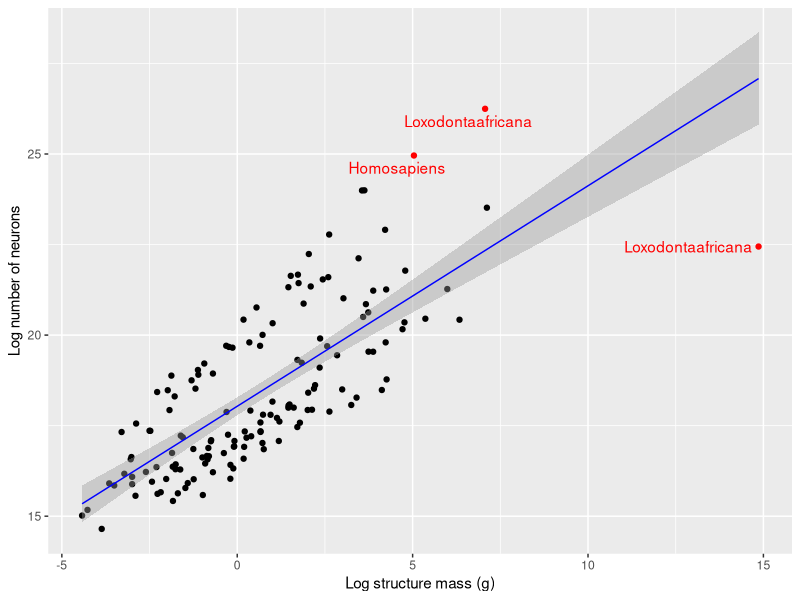
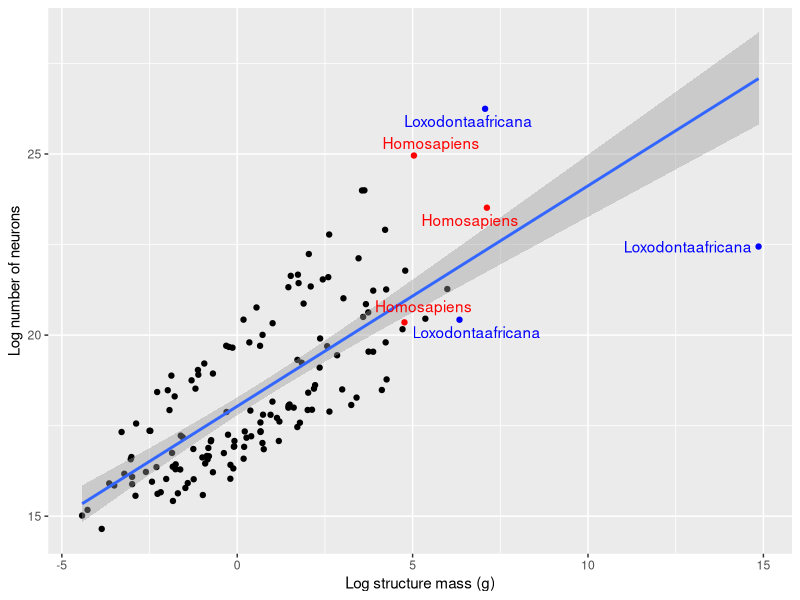
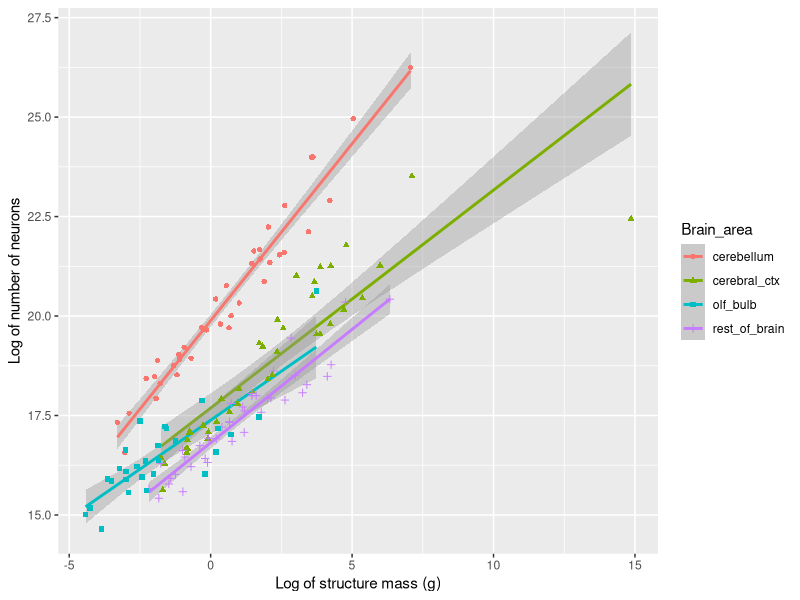
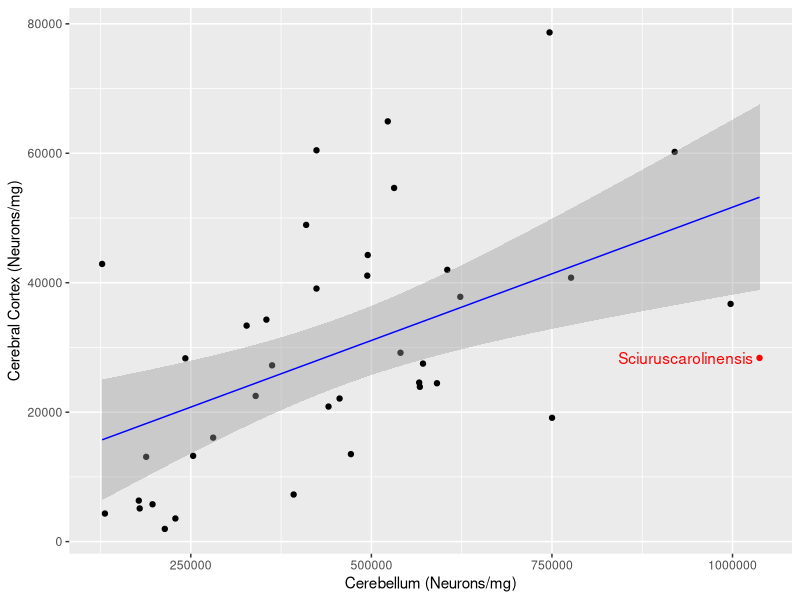
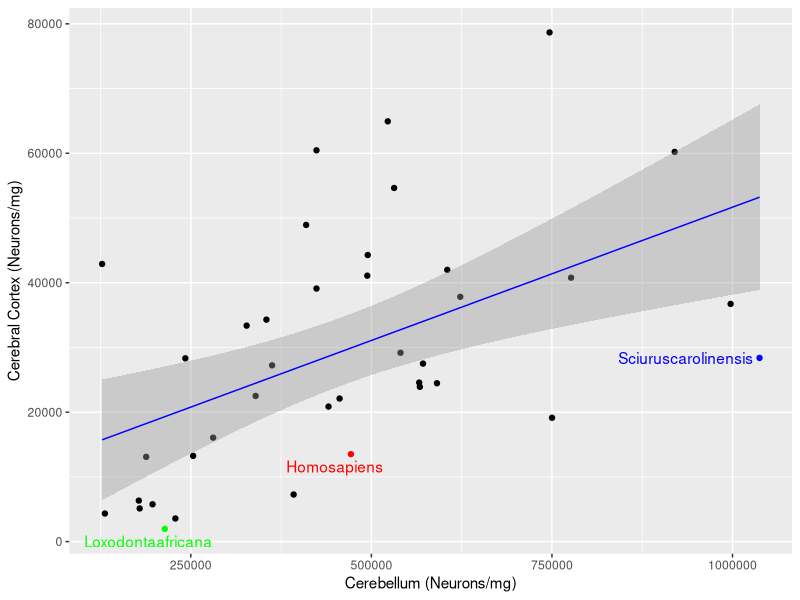
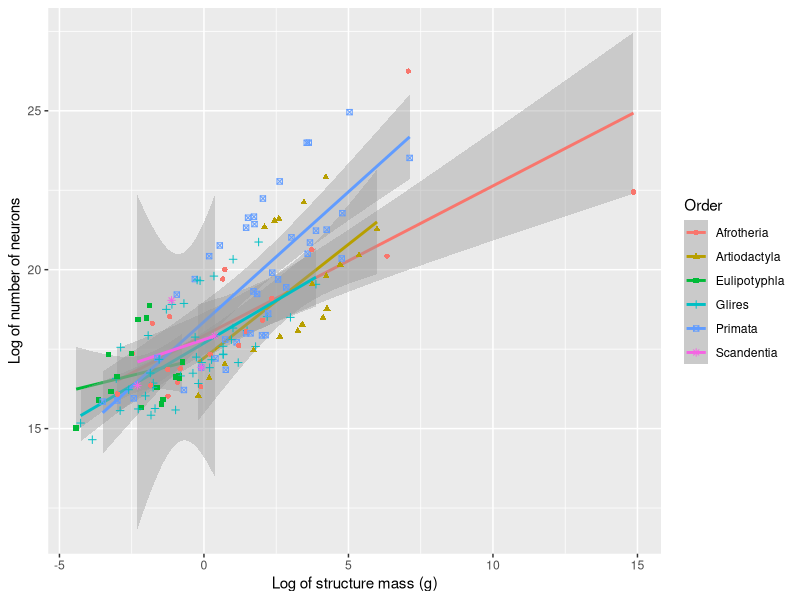
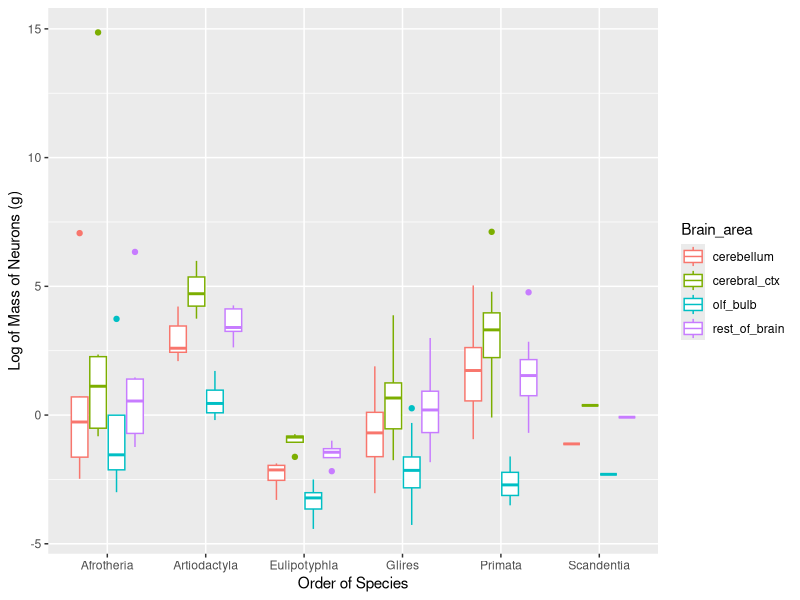
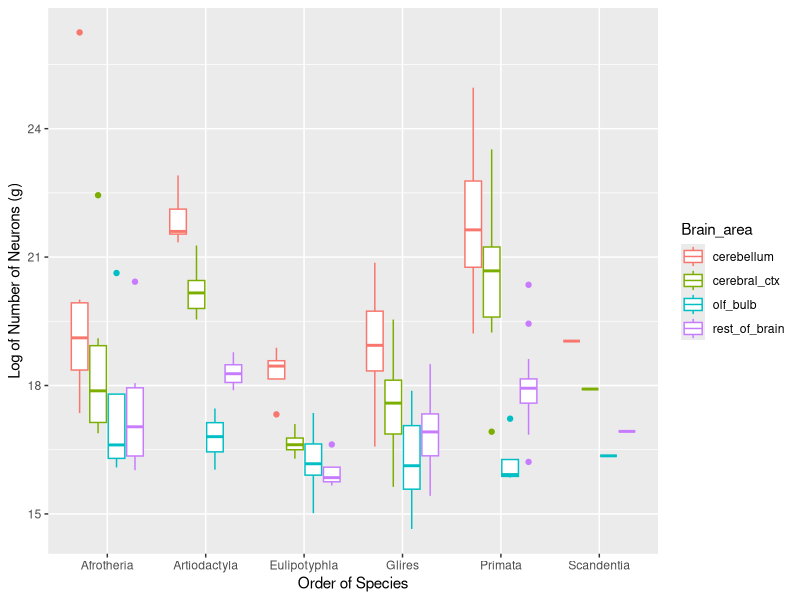

These figures' R source, in order:
## ---- chunk 1
knitr::opts_chunk$set(echo = TRUE)
library(ggplot2)
library(magrittr)
library(gdata)
library(ggrepel)
library(dplyr)
library(cowplot)
## ---- chunk 2
#load data

hh <- read.csv("../data/cleaned/herculano-houtzel-all.csv")

#Separating different brain areas

cerebellum_dat <- hh[which(hh$Brain_area == 'cerebellum'),]
cerebral_ctx_dat <- hh[which(hh$Brain_area == 'cerebral_ctx'), ]
olf_bulb_dat <- hh[which(hh$Brain_area == 'olf_bulb'), ]
whole_brain_dat <- hh[which(hh$Brain_area == 'whole_brain'), ]
rest_of_brain_dat <- hh[which(hh$Brain_area == 'rest_of_brain'), ]

cerebellum_dat
cerebral_ctx_dat
olf_bulb_dat
whole_brain_dat
rest_of_brain_dat

## ---- chunk 3

#define reg_func for abline

reg_func <- lm(log(N_neurons) ~ log(Mass_g), data = hh)
coeff = coefficients(reg_func)
slp = round(coeff[2],1)
inp = round(coeff[1],1)

#equation of the regression line

eq = paste0("y = ", slp, "*x + ", inp)
## ---- chunk 4

#define x and y axis variables

wt <- log(hh$Mass_g)
neur <- log(hh$N_neurons)

#Define the upper and lower limit of outliers for x- and y-axes

##Defining Q1, Q3, upperlimit, and lowerlimit of x-axis (Mass(g))

Quart_for_wt <- quantile(wt)

Q3_for_wt <- Quart_for_wt[4]
Q1_for_wt <- Quart_for_wt[2]

upperlimit_for_wt <- Q3_for_wt + 1.5*IQR(wt)
lowerlimit_for_wt <- Q1_for_wt - 1.5*IQR(wt)

#Defining Q1, Q3, upperlimit, and lowerlimit of x-axis (Mass(g))

Quart_for_neur <- quantile(neur)

Q3_for_neur <- Quart_for_neur[4]
Q1_for_neur <- Quart_for_neur[2]

upperlimit_for_neur <- Q3_for_neur + 1.5*IQR(neur)
lowerlimit_for_neur <- Q1_for_neur - 1.5*IQR(neur)

#Plot the data with outliers

hh %>%
    ggplot() +
    aes(x = wt, y = neur) +
    labs(x = "Log structure mass (g)", y = "Log number of neurons") +
    geom_point(col = ifelse((wt > upperlimit_for_wt | 
                               neur > upperlimit_for_neur | 
                               wt < lowerlimit_for_wt | 
                               neur < lowerlimit_for_neur), "red", "black")) +
    geom_smooth(method = "lm" ,color = "blue", size = 0.5) +
    geom_text_repel(aes(label = ifelse((wt > upperlimit_for_wt | 
                                          neur> upperlimit_for_neur | 
                                          wt < lowerlimit_for_wt | 
                                          neur < lowerlimit_for_neur), 
                                       paste0(Species), "")), col = "red")
## ---- chunk 5

centerText(eq)

## ---- chunk 6
#plot same data with 'homosapiens' and 'loxodontaafricans' labelled

hh %>%
    ggplot() +
    aes(x = wt, y = neur) +
    labs(x = "Log structure mass (g)", y = "Log number of neurons") +
    geom_point(col = ifelse(hh$Species == "Homosapiens", "red",
                            (ifelse(hh$Species == "Loxodontaafricana", "blue", "black")))) +
    #geom_abline(intercept = inp, slope = slp, color = "blue", size = 0.5) +
    geom_smooth(method="lm") +
    geom_text_repel(aes(label = ifelse(hh$Species == "Homosapiens", paste0(Species),
                                (ifelse(hh$Species == "Loxodontaafricana", paste0(Species), "")))),
                                      col = ifelse(hh$Species == "Homosapiens", "red",
                                            (ifelse(hh$Species == "Loxodontaafricana", "blue", "black"))))

## ---- chunk 7
# Plot with diff shape, color for brain areas
# Worked on in lab meeting 2017-10-19
All1 <- hh %>%
  select(Species, Mass_g, N_neurons, Brain_area) %>%
  group_by(Species) %>% 
  # mutate(Whole_brain_g = sum(Mass_g), Whole_brain_n = sum(N_neurons)) %>%
  ggplot() +
  aes(x=log(Mass_g), y=log(N_neurons), shape=Brain_area, color=Brain_area) +
  labs(x = "Log of structure mass (g)", y = "Log of number of neurons") +
  geom_smooth(method = "lm") +
  geom_point()
All1
## ---- chunk 8

#Take logs for neurons and mass

cerebellum_mass <- log(cerebellum_dat$Mass_g)
cerebellum_neur <- log(cerebellum_dat$N_neurons)

#Define quartiles for cerebellum data points

Quartile_cerebellum_mass <- quantile(cerebellum_mass)
Quartile_cerebellum_neurons <- quantile(cerebellum_neur)

#Define Q1 and Q3 for Mass_g and N_neurons

cerebellum_q1_mass <- Quartile_cerebellum_mass[2]
cerebellum_q3_mass <- Quartile_cerebellum_mass[4]

cerebellum_q1_neurons <- Quartile_cerebellum_neurons[2]
cerebellum_q3_neurons <- Quartile_cerebellum_neurons[4]

#Define the upper and lower limits for outliers

UL_cerebellum_mass <- cerebellum_q3_mass + IQR(cerebellum_mass)
LL_cerebellum_mass <- cerebellum_q1_mass - IQR(cerebellum_mass)

UL_cerebellum_neurons <- cerebellum_q3_neurons + IQR(cerebellum_neur)
LL_cerebellum_neurons <- cerebellum_q1_neurons - IQR(cerebellum_neur)

#Plot for cerebellum data only and finding only its outliers

cerebellum <- cerebellum_dat %>%
  ggplot()+
  aes(x = cerebellum_mass, y = cerebellum_neur) +
  labs(x = "Log structure mass (g)", y = "Log number of neurons") +
  geom_smooth(method = "lm", col = "coral2") +
  geom_point(col = ifelse(cerebellum_mass > UL_cerebellum_mass |
                          cerebellum_neur > UL_cerebellum_neurons |
                          cerebellum_mass < LL_cerebellum_mass |
                          cerebellum_neur < LL_cerebellum_neurons, "coral2", "black")) +
  geom_text_repel(aes(label = ifelse(cerebellum_mass > UL_cerebellum_mass |
                          cerebellum_neur > UL_cerebellum_neurons |
                          cerebellum_mass < LL_cerebellum_mass |
                          cerebellum_neur < LL_cerebellum_neurons, paste(cerebellum_dat$Species), "")),
                                      col = ifelse(cerebellum_mass > UL_cerebellum_mass |
                          cerebellum_neur > UL_cerebellum_neurons |
                          cerebellum_mass < LL_cerebellum_mass |
                          cerebellum_neur < LL_cerebellum_neurons, "coral2", "black"))
## ---- chunk 9

#Take logs for neurons and mass

cerebral_ctx_mass <- log(cerebral_ctx_dat$Mass_g)
cerebral_ctx_neur <- log(cerebral_ctx_dat$N_neurons)

#Define quartiles for cerebellum data points

Quartile_cerebral_ctx_mass <- quantile(cerebral_ctx_mass)
Quartile_cerebral_ctx_neurons <- quantile(cerebral_ctx_neur)

#Define Q1 and Q3 for Mass_g and N_neurons

cerebral_ctx_q1_mass <- Quartile_cerebral_ctx_mass[2]
cerebral_ctx_q3_mass <- Quartile_cerebral_ctx_mass[4]

cerebral_ctx_q1_neurons <- Quartile_cerebral_ctx_neurons[2]
cerebral_ctx_q3_neurons <- Quartile_cerebral_ctx_neurons[4]

#Define the upper and lower limits for outliers

UL_cerebral_ctx_mass <- cerebral_ctx_q3_mass + IQR(cerebral_ctx_mass)
LL_cerebral_ctx_mass <- cerebral_ctx_q1_mass - IQR(cerebral_ctx_mass)

UL_cerebral_ctx_neurons <- cerebral_ctx_q3_neurons + IQR(cerebral_ctx_neur)
LL_cerebral_ctx_neurons <- cerebral_ctx_q1_neurons - IQR(cerebral_ctx_neur)

#Plot for cerebellum data only and finding only its outliers

cerebral<- cerebral_ctx_dat %>%
  ggplot()+
  aes(x = cerebral_ctx_mass, y = cerebral_ctx_neur) +
  labs(x = "Log structure mass (g)", y = "Log number of neurons") +
  geom_smooth(method = "lm", col = "chartreuse4") +
  geom_point(col = ifelse(cerebral_ctx_mass > UL_cerebral_ctx_mass |
                          cerebral_ctx_neur > UL_cerebral_ctx_neurons |
                          cerebral_ctx_mass < LL_cerebral_ctx_mass |
                          cerebral_ctx_neur < LL_cerebral_ctx_neurons, "chartreuse4", "black"), shape = 17) +
  geom_text_repel(aes(label = ifelse(cerebral_ctx_mass > UL_cerebral_ctx_mass |
                          cerebral_ctx_neur > UL_cerebral_ctx_neurons |
                          cerebral_ctx_mass < LL_cerebral_ctx_mass |
                          cerebral_ctx_neur < LL_cerebral_ctx_neurons, paste(cerebral_ctx_dat$Species), "")),
                                      col = ifelse(cerebral_ctx_mass > UL_cerebral_ctx_mass |
                          cerebral_ctx_neur > UL_cerebral_ctx_neurons |
                          cerebral_ctx_mass < LL_cerebral_ctx_mass |
                          cerebral_ctx_neur < LL_cerebral_ctx_neurons, "chartreuse4", "black"))
## ---- chunk 10

#Take logs for neurons and mass

olf_bulb_mass <- log(olf_bulb_dat$Mass_g)
olf_bulb_neur <- log(olf_bulb_dat$N_neurons)

#Define quartiles for cerebellum data points

Quartile_olf_bulb_mass <- quantile(olf_bulb_mass)
Quartile_olf_bulb_neurons <- quantile(olf_bulb_neur)

#Define Q1 and Q3 for Mass_g and N_neurons

olf_bulb_q1_mass <- Quartile_olf_bulb_mass[2]
olf_bulb_q3_mass <- Quartile_olf_bulb_mass[4]

olf_bulb_q1_neurons <- Quartile_olf_bulb_neurons[2]
olf_bulb_q3_neurons <- Quartile_olf_bulb_neurons[4]

#Define the upper and lower limits for outliers

UL_olf_bulb_mass <- olf_bulb_q3_mass + IQR(olf_bulb_mass)
LL_olf_bulb_mass <- olf_bulb_q1_mass - IQR(olf_bulb_mass)

UL_olf_bulb_neurons <- olf_bulb_q3_neurons + IQR(olf_bulb_neur)
LL_olf_bulb_neurons <- olf_bulb_q1_neurons - IQR(olf_bulb_neur)

#Plot for cerebellum data only and finding only its outliers

olf <- olf_bulb_dat %>%
  ggplot()+
  aes(x = olf_bulb_mass, y = olf_bulb_neur) +
  labs(x = "Log structure mass (g)", y = "Log number of neurons") +
  geom_smooth(method = "lm", col = "cyan3") +
  geom_point(col = ifelse(olf_bulb_mass > UL_olf_bulb_mass |
                          olf_bulb_neur > UL_olf_bulb_neurons |
                          olf_bulb_mass < LL_olf_bulb_mass |
                          olf_bulb_neur < LL_olf_bulb_neurons, "cyan3", "black"), shape = 15) +
  geom_text_repel(aes(label = ifelse(olf_bulb_mass > UL_olf_bulb_mass |
                          olf_bulb_neur > UL_olf_bulb_neurons |
                          olf_bulb_mass < LL_olf_bulb_mass |
                          olf_bulb_neur < LL_olf_bulb_neurons, paste(olf_bulb_dat$Species), "")),
                                      col = ifelse(olf_bulb_mass > UL_olf_bulb_mass |
                          olf_bulb_neur > UL_olf_bulb_neurons |
                          olf_bulb_mass < LL_olf_bulb_mass |
                          olf_bulb_neur < LL_olf_bulb_neurons, "cyan3", "black"))
## ---- chunk 11

#Take logs for neurons and mass

rest_of_brain_mass <- log(rest_of_brain_dat$Mass_g)
rest_of_brain_neur <- log(rest_of_brain_dat$N_neurons)

#Define quartiles for cerebellum data points

Quartile_rest_of_brain_mass <- quantile(rest_of_brain_mass)
Quartile_rest_of_brain_neurons <- quantile(rest_of_brain_neur)

#Define Q1 and Q3 for Mass_g and N_neurons

rest_of_brain_q1_mass <- Quartile_rest_of_brain_mass[2]
rest_of_brain_q3_mass <- Quartile_rest_of_brain_mass[4]

rest_of_brain_q1_neurons <- Quartile_rest_of_brain_neurons[2]
rest_of_brain_q3_neurons <- Quartile_rest_of_brain_neurons[4]

#Define the upper and lower limits for outliers

UL_rest_of_brain_mass <- rest_of_brain_q3_mass + IQR(rest_of_brain_mass)
LL_rest_of_brain_mass <- rest_of_brain_q1_mass - IQR(rest_of_brain_mass)

UL_rest_of_brain_neurons <- rest_of_brain_q3_neurons + IQR(rest_of_brain_neur)
LL_rest_of_brain_neurons <- rest_of_brain_q1_neurons - IQR(rest_of_brain_neur)

#Plot for cerebellum data only and finding only its outliers

rest <- rest_of_brain_dat %>%
  ggplot()+
  aes(x = rest_of_brain_mass, y = rest_of_brain_neur) +
  labs(x = "Log structure mass (g)", y = "Log number of neurons") +
  geom_smooth(method = "lm", col = "blueviolet") +
  geom_point(col = ifelse(rest_of_brain_mass > UL_rest_of_brain_mass |
                          rest_of_brain_neur > UL_rest_of_brain_neurons |
                          rest_of_brain_mass < LL_rest_of_brain_mass |
                          rest_of_brain_neur < LL_rest_of_brain_neurons, "blueviolet", "black"), shape = 3) +
  geom_text_repel(aes(label = ifelse(rest_of_brain_mass > UL_rest_of_brain_mass |
                          rest_of_brain_neur > UL_rest_of_brain_neurons |
                          rest_of_brain_mass < LL_rest_of_brain_mass |
                          rest_of_brain_neur < LL_rest_of_brain_neurons, paste(rest_of_brain_dat$Species), "")),
                                      col = ifelse(rest_of_brain_mass > UL_rest_of_brain_mass |
                          rest_of_brain_neur > UL_rest_of_brain_neurons |
                          rest_of_brain_mass < LL_rest_of_brain_mass |
                          rest_of_brain_neur < LL_rest_of_brain_neurons, "blueviolet", "black"))

p <- plot_grid(cerebellum, cerebral, olf, rest, labels = "AUTO")
save_plot("plot.png", p, ncol = 2, nrow = 2)
## ---- chunk 12

# newdataset <- hh %>% select(Brain_area, Species, N_neurons)
# newdataset <- newdataset[!(newdataset$Brain_area == "rest_of_brain" | newdataset$Brain_area == "olf_bulb"), ]
# newdataset <- newdataset %>% group_by(newdataset$Brain_area)
# newdataset
## ---- chunk 13

#define a new dataset for this plot

cerebellum_neurons_permg <- data.frame(cerebellum_dat$Species, cerebellum_dat$Neurons_per_mg)
cerebral_ctx_neurons_permg <- data.frame(cerebral_ctx_dat$Species, cerebral_ctx_dat$Neurons_per_mg)
cerebellum_neurons_permg <- cerebellum_neurons_permg[-15, ]

Neurons_per_mg_of_two <- data.frame(cerebral_ctx_neurons_permg, cerebellum_neurons_permg$cerebellum_dat.Neurons_per_mg)
names(Neurons_per_mg_of_two) <- c("Species", "cerebral_ctx1", "cerebellum1")

#Creating slope and intercept

# reg_func1 <- lm(cerebral_ctx1 ~ cerebellum1, data = Neurons_per_mg_of_two)
# coeff1 = coefficients(reg_func1)
# slp1 = coeff1[2]
# inp1 = coeff1[1]

#Define the upper and lower limit of outliers for x- and y-axes

##Defining Q1, Q3, upperlimit, and lowerlimit of x-axis (cerebellum)

Quart_for_cerebellum1 <- quantile(Neurons_per_mg_of_two$cerebellum1)

Q3_for_cerebellum1 <- Quart_for_cerebellum1[4]
Q1_for_cerebellum1 <- Quart_for_cerebellum1[2]

upperlimit_for_cerebellum1 <- Q3_for_cerebellum1 + 1.5*IQR(Neurons_per_mg_of_two$cerebellum1)
lowerlimit_for_cerebellum1 <- Q1_for_cerebellum1 - 1.5*IQR(Neurons_per_mg_of_two$cerebellum1)

#Defining Q1, Q3, upperlimit, and lowerlimit of x-axis (cerebral cortex)

Quart_for_cerebral_ctx1 <- quantile(Neurons_per_mg_of_two$cerebral_ctx1)

Q3_for_cerebral_ctx1 <- Quart_for_cerebral_ctx1[4]
Q1_for_cerebral_ctx1 <- Quart_for_cerebral_ctx1[2]

upperlimit_for_cerebral_ctx1 <- Q3_for_cerebral_ctx1 + 1.5*IQR(Neurons_per_mg_of_two$cerebral_ctx1)
lowerlimit_for_cerebral_ctx1 <- Q1_for_cerebral_ctx1 - 1.5*IQR(Neurons_per_mg_of_two$cerebral_ctx1)

#Plot the data with outliers

Neurons_per_mg_of_two %>%
    ggplot() +
    aes(x = Neurons_per_mg_of_two$cerebellum1, y = Neurons_per_mg_of_two$cerebral_ctx1) +
    labs(x = "Cerebellum (Neurons/mg)", y = "Cerebral Cortex (Neurons/mg)") +
    geom_point(col = ifelse((Neurons_per_mg_of_two$cerebellum1 > upperlimit_for_cerebellum1 |
                            Neurons_per_mg_of_two$cerebral_ctx1> upperlimit_for_cerebral_ctx1),
                            "red", "black")) +
    geom_smooth(method = "lm", color = "blue", size = 0.5) +
    geom_text_repel(aes(label = ifelse((Neurons_per_mg_of_two$cerebellum1 > upperlimit_for_cerebellum1 |
                                        Neurons_per_mg_of_two$cerebral_ctx1 > upperlimit_for_cerebral_ctx1 |
                                        Neurons_per_mg_of_two$cerebellum1 < lowerlimit_for_cerebellum1 |
                                        Neurons_per_mg_of_two$cerebral_ctx1 < lowerlimit_for_cerebral_ctx1),
                                        paste0(Species), "")), col = "red")

## ---- chunk 14

#plot same data with only 'homosapiens', 'loxodontaafricans', and 'Sciuruscarolinensis' labelled

Neurons_per_mg_of_two %>%
    ggplot() +
    aes(x = Neurons_per_mg_of_two$cerebellum1, y = Neurons_per_mg_of_two$cerebral_ctx1) +
    labs(x = "Cerebellum (Neurons/mg)", y = "Cerebral Cortex (Neurons/mg)") +
    geom_point(col = ifelse(Neurons_per_mg_of_two$Species == "Homosapiens", "red",
                            (ifelse(Neurons_per_mg_of_two$Species == "Sciuruscarolinensis", "blue",
                            (ifelse(Neurons_per_mg_of_two$Species == "Loxodontaafricana", "green", "black")))))) +
    geom_smooth(method="lm", color = "blue", size = 0.5) +
    geom_text_repel(aes(label = ifelse(Neurons_per_mg_of_two$Species == "Homosapiens", paste0(Species),
                                (ifelse(Neurons_per_mg_of_two$Species == "Sciuruscarolinensis", paste0(Species),
                                (ifelse(Neurons_per_mg_of_two$Species == "Loxodontaafricana", paste0(Species), "")))))),
                                  col = ifelse(Neurons_per_mg_of_two$Species == "Homosapiens", "red",
                                        (ifelse(Neurons_per_mg_of_two$Species == "Sciuruscarolinensis", "blue",
                                        (ifelse(Neurons_per_mg_of_two$Species == "Loxodontaafricana", "green", "black"))))))

## ---- chunk 15

hh %>%
  select(Order, Mass_g, N_neurons) %>%
  group_by(Order) %>% 
  ggplot() +
  aes(x=log(Mass_g), y=log(N_neurons), shape=Order, color=Order) +
  labs(x = "Log of structure mass (g)", y = "Log of number of neurons") +
  geom_smooth(method = "lm") +
  geom_point()

#Finding outliers
# 
# is_outlier <- function(x) {
#   return(x < quantile(hh, 0.25) - 1.5 * IQR(hh$Mass_g) | x > quantile(x, 0.75) + 1.5 * IQR(hh$Mass_g))
# }



All2 <- hh %>%
  group_by(Order) %>%
  ggplot() +
  aes(x = Order, y = log(Mass_g)) +
  geom_boxplot(aes(color = Brain_area)) +
  labs(x = "Order of Species", y = "Log of Mass of Neurons (g)")
All2

All3 <- hh %>%
  group_by(Order) %>%
  ggplot() +
  aes(x = Order, y = log(hh$N_neurons)) +
  geom_boxplot(aes(color = Brain_area)) +
  labs(x = "Order of Species", y = "Log of Number of Neurons (g)")

All3


All4 <- hh %>%
  group_by(Order) %>%
  ggplot() +
  aes(x = Order, y = log(hh$Mass_g/hh$N_neurons)) +
  geom_boxplot(aes(color = Brain_area)) +
  labs(x = "Order of Species", y = "Log of Neurons' mass/Neurons' numbers")

All4

p <- plot_grid(All1, All4, All2, All3, labels = "AUTO")
save_plot("AllPlot.png", p, ncol = 4, nrow = 2)


# homosapiens <- hh$Species == Homosapiens
# hh %>%
#   ggplot()+
#   aes(x= homosapiens, y= hh$Mass_g)+
#   geom_bar(width = 1, stat = "identity")

# boxplot(log(cerebellum_dat$Mass_g), outlier.col = 'blue', at=1, xlim=c(0, 3))
# boxplot(log(cerebral_ctx_dat$Mass_g), at=2, add=TRUE)
